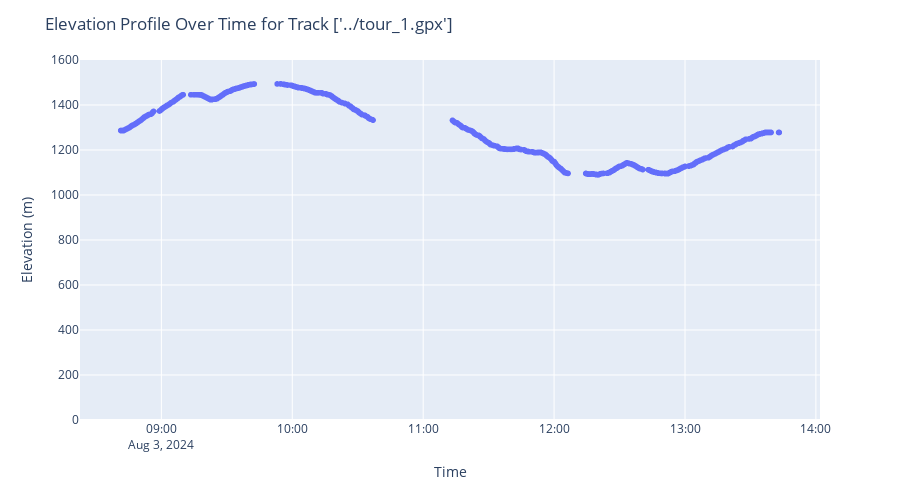
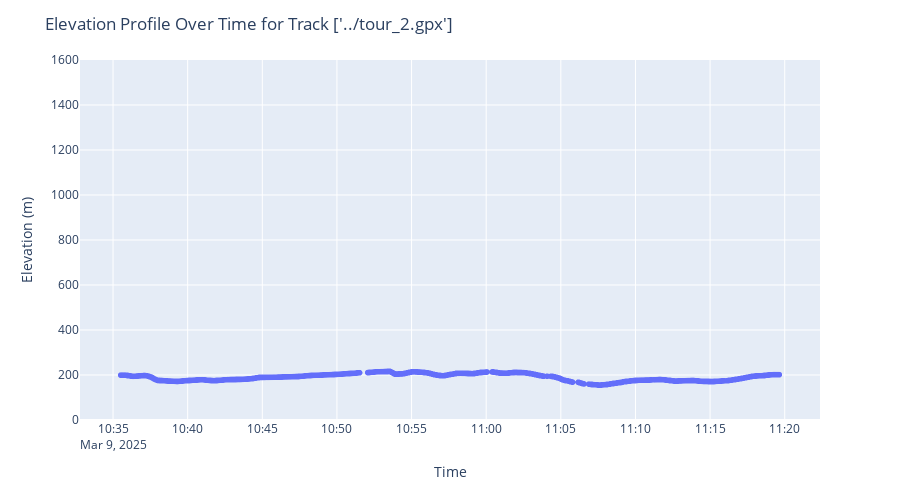

Notebook code cell kept with these figures, in order:
### Markdown cell above
### Scatter Plot
Additionally, because we have elevation data, it's also useful to display it along the timeline, similar to what you might see in a hiking map or google map, showing where the path ascends and descends. Below are the corresponding visualizations, divided into Tour 1 and Tour 2.

### Code cell
import plotly.graph_objects as go

def show_elevation_overtime(df):
    # df[]
    df = df.sort_values('time')
    fig = px.scatter(
        df,
        x='time',
        y='elevation',
    )

    fig.update_layout(
        title=f"Elevation Profile Over Time for Track {df['track'].unique()}",
        xaxis_title='Time',
        yaxis_title='Elevation (m)',
        yaxis_range=[0, 1600],
        height=500
    )

    fig.show()

show_elevation_overtime(df[df['track']=="../tour_1.gpx"])
show_elevation_overtime(df[df['track']=="../tour_2.gpx"])

### Figure 1 — Plotly figure (JSON) as saved in the notebook; plotly's stock layout.template omitted (floating-point values rounded to 4 significant figures; data arrays with more than 128 entries replaced by an {"elided": "..."} marker saying what was removed)
{"data": [{"hovertemplate": "time=%{x}<br>elevation=%{y}<extra></extra>", "legendgroup": "", "marker": {"color": "#636efa", "symbol": "circle"}, "mode": "markers", "name": "", "showlegend": false, "type": "scattergl", "x": {"elided": "1192 str values"}, "xaxis": "x", "y": {"elided": "1192 float values"}, "yaxis": "y"}], "layout": {"height": 500, "legend": {"tracegroupgap": 0}, "margin": {"t": 60}, "title": {"text": "Elevation Profile Over Time for Track ['../tour_1.gpx']"}, "xaxis": {"anchor": "y", "domain": [0, 1], "title": {"text": "Time"}}, "yaxis": {"anchor": "x", "domain": [0, 1], "range": [0, 1600], "title": {"text": "Elevation (m)"}}}}

### Figure 2 — Plotly figure (JSON) as saved in the notebook; plotly's stock layout.template omitted (floating-point values rounded to 4 significant figures; data arrays with more than 128 entries replaced by an {"elided": "..."} marker saying what was removed)
{"data": [{"hovertemplate": "time=%{x}<br>elevation=%{y}<extra></extra>", "legendgroup": "", "marker": {"color": "#636efa", "symbol": "circle"}, "mode": "markers", "name": "", "showlegend": false, "type": "scattergl", "x": {"elided": "1007 str values"}, "xaxis": "x", "y": {"elided": "1007 float values"}, "yaxis": "y"}], "layout": {"height": 500, "legend": {"tracegroupgap": 0}, "margin": {"t": 60}, "title": {"text": "Elevation Profile Over Time for Track ['../tour_2.gpx']"}, "xaxis": {"anchor": "y", "domain": [0, 1], "title": {"text": "Time"}}, "yaxis": {"anchor": "x", "domain": [0, 1], "range": [0, 1600], "title": {"text": "Elevation (m)"}}}}
